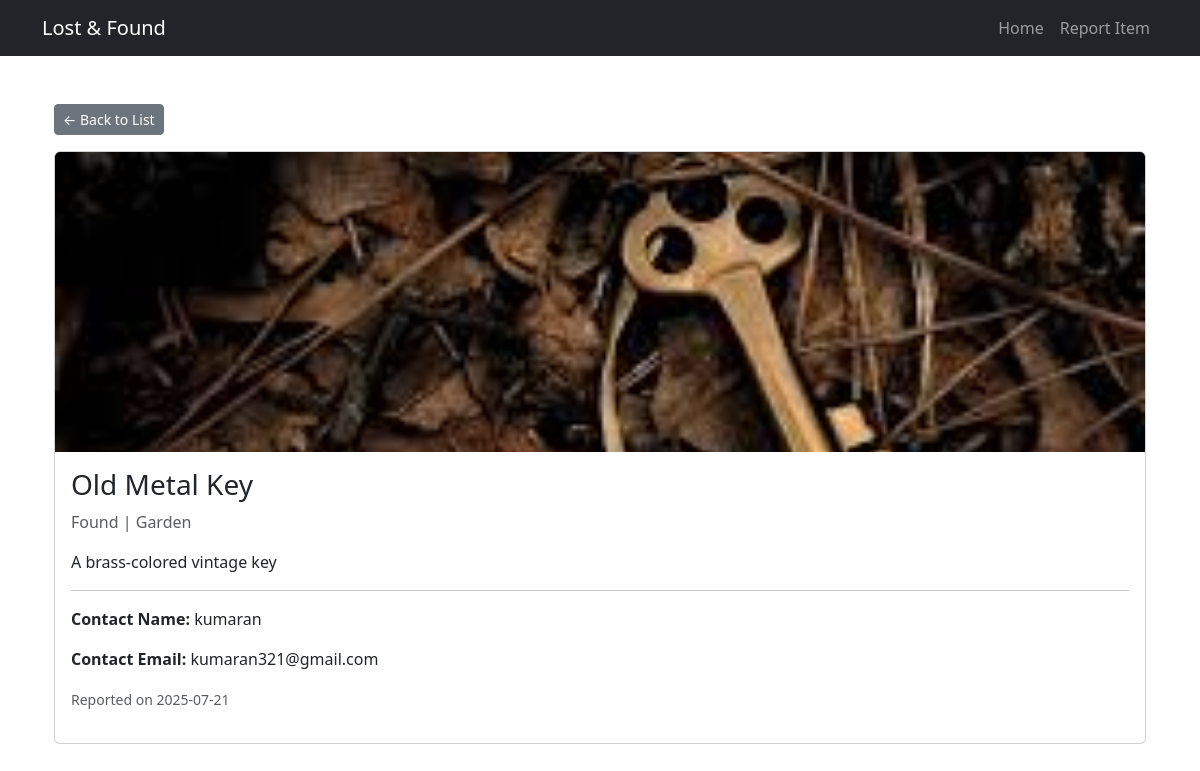
The page /item/28 on the database its author committed.
### app.py (models this page shows)
class Item(db.Model):
    id = db.Column(db.Integer, primary_key=True)
    item_name = db.Column(db.String(100), nullable=False)
    item_type = db.Column(db.String(10), nullable=False)
    description = db.Column(db.Text, nullable=False)
    location = db.Column(db.String(100), nullable=False)
    date_reported = db.Column(db.DateTime, default=datetime.utcnow)
    contact_name = db.Column(db.String(50), nullable=False)
    contact_email = db.Column(db.String(100), nullable=False)
    image_filename = db.Column(db.String(120))

### app.py (the view)
@app.route("/item/<int:item_id>")
def item_detail(item_id):
    item = Item.query.get_or_404(item_id)
    return render_template("item_detail.html", item=item)

### templates/item_detail.html (shortened to what this page needs)
{% extends "base.html" %}
{% block content %}
  <link rel="stylesheet" href="https://cdn.jsdelivr.net/npm/bootstrap@5.3.0/dist/css/bootstrap.min.css">
  <div class="container mt-5">
    <a href="/" class="btn btn-sm btn-secondary mb-3">← Back to List</a>
    <div class="card">
      {% if item.image_filename %}
        <img src="{{ url_for('static', filename='uploads/' + item.image_filename) }}" class="card-img-top" alt="Item Image">
      {% endif %}
      <div class="card-body">
        <h3 class="card-title">{{ item.item_name }}</h3>
        <p class="text-muted">{{ item.item_type|capitalize }} | {{ item.location }}</p>
        <p class="card-text">{{ item.description }}</p>
        <hr>
        <p><strong>Contact Name:</strong> {{ item.contact_name }}</p>
        <p><strong>Contact Email:</strong> {{ item.contact_email }}</p>
        <p><small class="text-muted">Reported on {{ item.date_reported.strftime('%Y-%m-%d') }}</small></p>
      </div>
    </div>
  </div>
  {% endblock %}

### templates/base.html (style rules this page uses)
body { background-color: #f8f9fa; }

### templates/item_detail.html (style rules this page uses)
img { height: 300px; object-fit: cover; }

### rows shown on the page
Item: image_filename (picture), item_name "Old Metal Key", item_type "Found", location "Garden", description "A brass-colored vintage key", contact_name "kumaran", contact_email "kumaran321@gmail.com", date_reported "2025-07-21"
